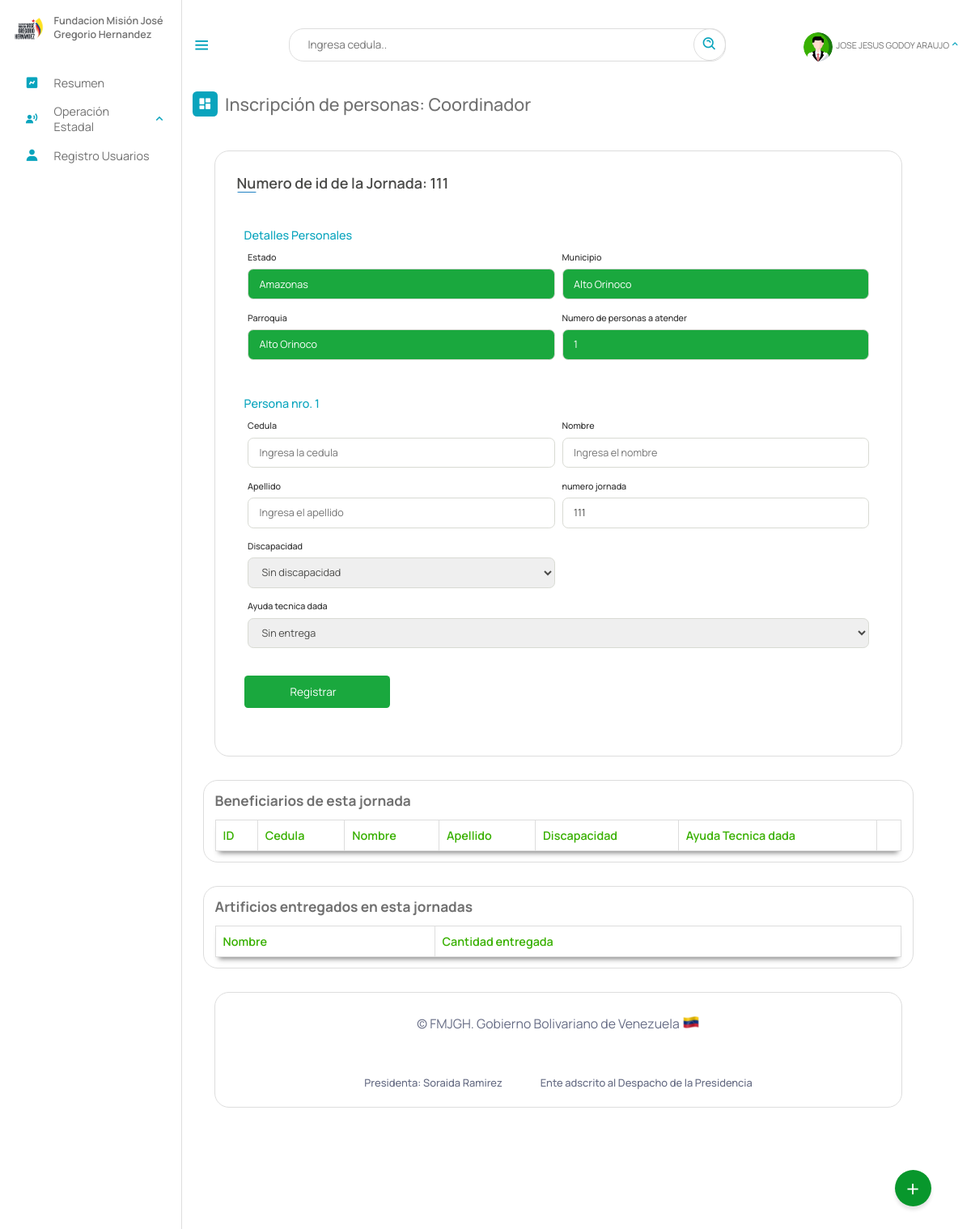
The page /Escritorio/02-AsignarJornada.php?id=111 (signed in) on the database its author committed.
### tables this page shows
CREATE TABLE `jornada` (
  `id` int(11) NOT NULL AUTO_INCREMENT,
  `estado` varchar(10) NOT NULL,
  `municipio` varchar(20) NOT NULL,
  `parroquia` varchar(10) NOT NULL,
  `numero_personas` int(11) NOT NULL,
  `gerencia` varchar(5) DEFAULT NULL,
  `coordinacion` varchar(12) DEFAULT NULL,
  `fecha_creada` timestamp NULL DEFAULT current_timestamp(),
  PRIMARY KEY (`id`),
  KEY `municipio` (`municipio`),
  KEY `estado` (`estado`),
  KEY `parroquia` (`parroquia`),
  KEY `gerencia` (`gerencia`),
  KEY `coordinacion` (`coordinacion`),
  CONSTRAINT `jornada_ibfk_1` FOREIGN KEY (`estado`) REFERENCES `estados` (`id_estados`) ON DELETE CASCADE,
  CONSTRAINT `jornada_ibfk_2` FOREIGN KEY (`municipio`) REFERENCES `municipios` (`id_municipios`) ON DELETE CASCADE,
  CONSTRAINT `jornada_ibfk_3` FOREIGN KEY (`parroquia`) REFERENCES `parroquia` (`id`) ON DELETE CASCADE,
  CONSTRAINT `jornada_ibfk_4` FOREIGN KEY (`gerencia`) REFERENCES `gerencia` (`id`) ON DELETE CASCADE ON UPDATE CASCADE,
  CONSTRAINT `jornada_ibfk_5` FOREIGN KEY (`coordinacion`) REFERENCES `coordinaciones_estadales` (`id`) ON DELETE CASCADE
);

CREATE TABLE `estados` (
  `id_estados` varchar(10) NOT NULL,
  `nombre_estado` text NOT NULL,
  `codigo` varchar(255) NOT NULL,
  PRIMARY KEY (`id_estados`)
);

CREATE TABLE `municipios` (
  `id_municipios` varchar(20) NOT NULL,
  `estado` varchar(10) NOT NULL,
  `nombre` text NOT NULL,
  PRIMARY KEY (`id_municipios`),
  KEY `estado` (`estado`)
);

CREATE TABLE `parroquia` (
  `id` varchar(10) NOT NULL,
  `municipio` varchar(20) NOT NULL,
  `nombre_parroquia` text NOT NULL,
  PRIMARY KEY (`id`),
  KEY `municipio` (`municipio`)
);

### php/02-jornadas.php (called while the page is built, shortened)
<?php
include_once("ManejadorBD.php");
class Jornadas extends ManejadorBD
{
	private $id;
	private $cnn;
	public function __construct($tipoConexion)
	{
		$this->cnn = parent::conectar($tipoConexion);
	}
	public function setid($id)
	{
		$this->id = $id;
	}
	public function consultarJornadas()
	{
		try {
			$stmt = $this->cnn->prepare("SELECT jornada.id, estados.nombre_estado, municipios.nombre, parroquia.nombre_parroquia, jornada.numero_personas FROM `jornada`, municipios, estados, parroquia WHERE
				estados.id_estados = jornada.estado and municipios.id_municipios = jornada.municipio and parroquia.id = jornada.parroquia and jornada.id = :id;");
			$stmt->setFetchMode(PDO::FETCH_ASSOC);
			$stmt->bindParam(':id', $this->id);
			$stmt->execute();
			return $stmt->fetch();
		} catch (PDOException $error) {
			echo "Error: ejecutando consulta SQL." . $error->getMessage();
			exit();
		}
	}
}

### php/ManejadorBD.php (called while the page is built, shortened)
<?php
	class ManejadorBD extends PDO {
		public $srv	= SRV;
		public $usr	= USR;
		public $pas	= PAS;
		public $dbn	= BDN;
		public function conectar($tipoConexion){
			try{
				switch ($tipoConexion) {
				    case 1:
				        $dsn = "mysql:host=$this->srv;dbname=$this->dbn";
				        break;
				}
				$dbh = new PDO($dsn, $this->usr, $this->pas);
    			$dbh->setAttribute(PDO::ATTR_ERRMODE, PDO::ERRMODE_EXCEPTION);
			}catch(PDOException $error){
                echo "Error al Conectar con la Base de Datos: ".$error->getMessage();
                exit();
			}
            $this->conexionBD = $dbh;
			return $this->conexionBD;
		}
	}
?>

### php/02-personasJornadas.php (called while the page is built, shortened)
<?php
include_once("ManejadorBD.php");
class personasJornadas extends ManejadorBD
{
	private $numero_jornada;
	private $cnn;
	public function __construct($tipoConexion)
	{
		$this->cnn = parent::conectar($tipoConexion);
	}
	public function setnumero_jornada($numero_jornada)
	{
		$this->numero_jornada = $numero_jornada;
	}
	public function consultarTodosPersonasJornadas()
	{
		try {
			$stmt = $this->cnn->prepare("SELECT * FROM personas_jornadas WHERE numero_jornada = :numero_jornada");
			$stmt->setFetchMode(PDO::FETCH_ASSOC);
			$stmt->bindParam(':numero_jornada', $this->numero_jornada);
			$stmt->execute();
			return $stmt->fetchAll();
		} catch (PDOException $error) {
			echo "Error: ejecutando consulta SQL." . $error->getMessage();
			exit();
		}
	}
}

### php/01-discapacidades.php (called while the page is built, shortened)
<?php
include_once("ManejadorBD.php");
class Discapacidad extends ManejadorBD
{
	private $cnn;
	public function __construct($tipoConexion)
	{
		$this->cnn = parent::conectar($tipoConexion);
	}
	public function consultarDiscapacidades()
	{
		try {
			$stmt = $this->cnn->prepare("SELECT nombre_discapacidad, id_disca FROM discapacid ORDER BY `id_disca` ASC");
			$stmt->setFetchMode(PDO::FETCH_ASSOC);
			$stmt->execute();
			return $stmt->fetchAll();
		} catch (PDOException $error) {
			echo "Error: ejecutando consulta SQL." . $error->getMessage();
			exit();
		}
	}
}

### Escritorio/02-AsignarJornada.php (the view, shortened to what this page needs)
<?php
include_once("partearriba.php");
?>
<link rel="stylesheet" type="text/css" href="https://cdn.datatables.net/1.11.3/css/jquery.dataTables.min.css">
<div class="dash-contenido">
    <div class="overview">
        <div class="titulo">
            <i class='bx bxs-dashboard'> </i>
            <span class="link-name">Inscripción de personas: <?php echo $rol ?></span>
        </div>
    </div>
    <?php
    include_once("../php/02-jornadas.php");
    $numero = $_REQUEST["id"];
    $aten = new Jornadas(1);
    $aten->setid($numero);
    $registro = $aten->consultarJornadas();
    ?>
    <div class="cont-registro">
        <?php if ($gerencia != "6Plan") { ?>
            <div class="container">
                <header>
                    <?php echo "Numero de id de la Jornada: " . $numero ?>
                </header>
                <?php
                if ($registro) {
                ?>
                    <form action="" method="post" class="dos">
                        <div class="form first">
                            <div class="details personal">
                                <span class="title">Detalles Personales</span>
                                <div class="fields">
                                    <div class="input-field">
                                        <label>Estado</label>
                                        <input type="text" placeholder="Ingresa el nombre " style="background-color: #1AA83E; color: white;" required readonly value="<?php echo $registro["nombre_estado"] ?>">
                                    </div>
                                    <div class="input-field">
                                        <label>Municipio</label>
                                        <input type="text" placeholder="Ingresa el nombre " style="background-color: #1AA83E; color: white;" required readonly value="<?php echo $registro["nombre"] ?>">
                                    </div>
                                    <div class="input-field">
                                        <label>Parroquia</label>
                                        <input type="text" placeholder="Ingresa el nombre " style="background-color: #1AA83E; color: white;" required readonly value="<?php echo $registro["nombre_parroquia"] ?>">
                                    </div>
                                    <div class="input-field">
                                        <label>Numero de personas a atender</label>
                                        <input type="text" placeholder="Ingresa el nombre " style="background-color: #1AA83E; color: white;" required readonly value="<?php echo $registro["numero_personas"] ?>">
                                    </div>
                                </div>
                            </div>
                        </div>
                        <?php
                        include_once("../php/02-personasJornadas.php");
                        $persona = new personasJornadas(1);
                        $persona->setnumero_jornada($numero);
                        $consult = $persona->consultarTodosPersonasJornadas();
                        $cantidadRegistros = count($consult);
                        if ($cantidadRegistros < $registro["numero_personas"]) {
                        ?>
                            <form action="" method="post" class="dos tres">
                                <div class="form first">
                                    <div class="details personal">
                                        <span class="title">Persona nro. <?php echo ++$cantidadRegistros; ?> </span>
                                        <div class="fields">
                                            <div class="input-field">
                                                <label>Cedula</label>
                                                <input type="number" placeholder="Ingresa la cedula " required name="cedula" id="cedula">
                                            </div>
                                            <div class="input-field">
                                                <label>Nombre</label>
                                                <input type="text" placeholder="Ingresa el nombre " required name="nombre" id="nombre">
                                            </div>
                                            <div class="input-field">
                                                <label>Apellido</label>
                                                <input type="text" placeholder="Ingresa el apellido " required name="apellido" id="apellido">
                                            </div>
                                            <div class="input-field">
                                                <label>numero jornada</label>
                                                <input type="number" placeholder="Ingresa el nombre " required name="numero_jornada" id="numero_jornada" readonly value="<?php echo $numero ?>">
                                            </div>
                                            <div class="input-field">
                                                <label>Discapacidad</label>
                                                <select name="discapacidad" id="discapacidad" require>
                                                    <?php
                                                    include_once("../php/01-discapacidades.php");
                                                    $discapacidad = new Discapacidad(1);
                                                    $consulta = $discapacidad->consultarDiscapacidades();
                                                    foreach ($consulta as $i) {
                                                        echo '<option value=' . $i["id_disca"] . '>' . $i["nombre_discapacidad"] . '</option>';
                                                    }
                                                    ?>
                                                </select>
                                            </div>
                                            <div class="input-field">
                                                <label>Ayuda tecnica dada</label>
                                                <select name="tipo_ayuda_tec" id="tipo_ayuda_tec" require>
                                                    <option value="S/N">Sin entrega</option>
                                                </select>
                                            </div>
                                        </div>
                                        <button class="nextBtn" name="registro" id="registro">
                                            <span class="btnText">Registrar</span>
                                        </button>
                                    </div>
                                </div>
                            </form>
                    <?php
                        } else {
                            echo "Ya se hicieron todos los registros de esta jornada ";
                        }
                    }
                    ?>
                    </form>
            </div>
        <?php } ?>
        <div class="tabla-atencion">
            <h2>Beneficiarios de esta jornada</h2>
            <table id="atencion">
                <thead>
                    <tr>
                        <th>ID</th>
                        <th>Cedula</th>
                        <th>Nombre</th>
                        <th>Apellido</th>
                        <th>Discapacidad</th>
                        <th>Ayuda Tecnica dada</th>
                        <th></th>
                    </tr>
                </thead>
                    <?php
                    include_once("../php/02-jornadas.php");
                    ?>
            </table>
        </div>
        <div class="tabla-atencion">
            <h2>Artificios entregados en esta jornadas</h2>
            <table id="atencion">
                <thead>
                    <tr>
                        <th>Nombre</th>
                        <th>Cantidad entregada</th>
                    </tr>
                </thead>
                    <?php
                    include_once("../php/02-jornadas.php");
                    ?>
            </table>
        </div>
        <?php
        include_once("parteabajo.php");
        ?>

### rows shown on the page
jornada: estado.nombre_estado "Amazonas", municipio.nombre "Alto Orinoco", parroquia.nombre_parroquia "Alto Orinoco", numero_personas "1"

### other values the page prints
$NombreUsuarioActivo "JOSE JESUS GODOY ARAUJO"
$rol "Coordinador"
$numero "111"
form field discapacidad "Sin discapacidad"
